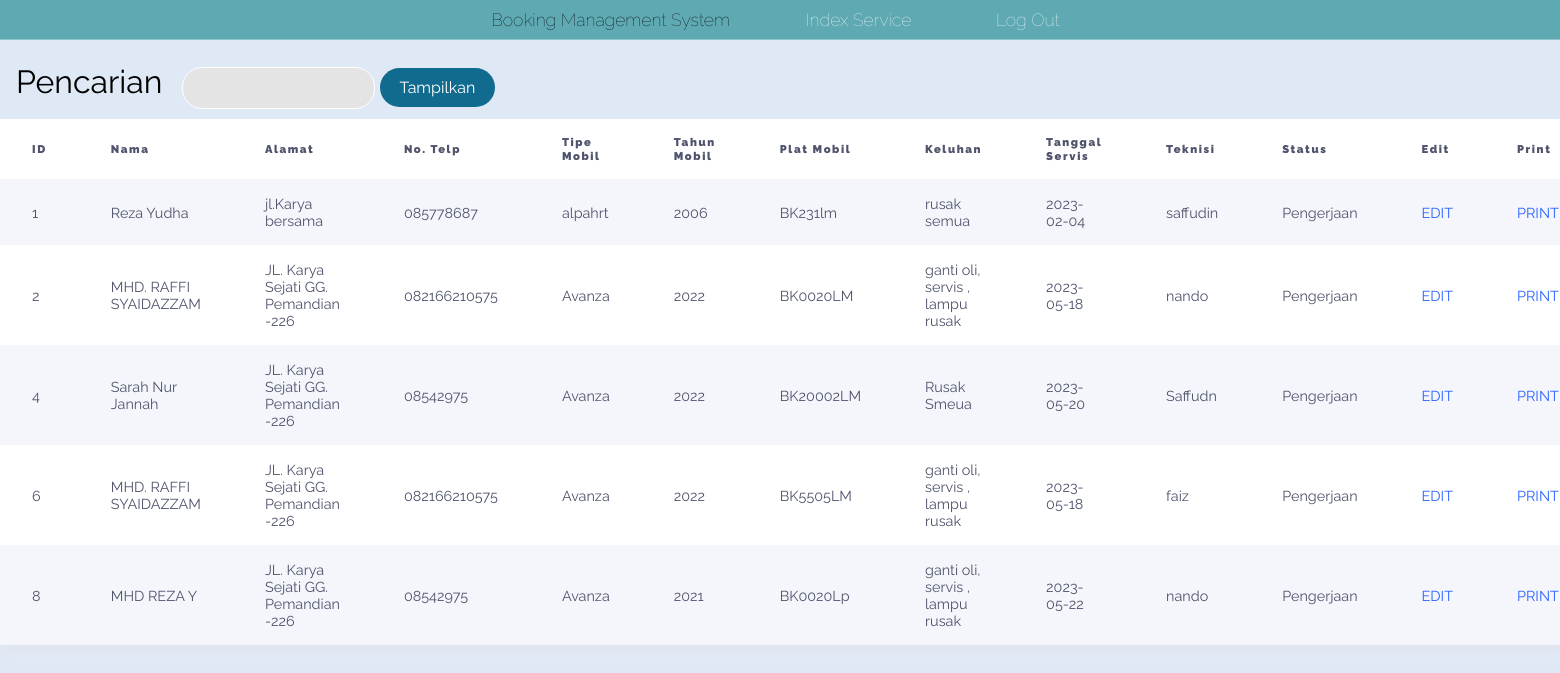
Screenshot of /IndexServisMS.php (signed in) with the database file from the repository.
### tables this page shows
CREATE TABLE `listservis` (
  `Nama` varchar(50) NOT NULL,
  `Alamat` text NOT NULL,
  `Telp` varchar(50) NOT NULL,
  `TanggalService` date NOT NULL,
  `TipeMobil` varchar(50) NOT NULL,
  `TahunMobil` int(11) NOT NULL,
  `PlatMobil` varchar(50) NOT NULL,
  `Keluhan` text NOT NULL,
  `Teknisi` varchar(50) DEFAULT NULL,
  `ID` int(11) NOT NULL,
  `Status` varchar(255) NOT NULL DEFAULT 'Proses'
);

### IndexServisMS.php (the view, shortened to what this page needs)
<?php include("config.php"); ?>
<!DOCTYPE html>
<html>
<head>
		<link rel="stylesheet" href="Style.css">
    </head>
    <body>
	<header class = "main-header">
        <nav class= "nav main-nav">
            <ul><li>Booking Management System</li>
                <li><a href="IndexServisMS.php">Index Service</a></li>
				<li><a href="logout.php">Log Out</a></li>
			</ul>
		</nav>
	</header>
    <body>
	<form class="container" method="GET">
        <span class="teks-normal" >Pencarian </span>
        <input type = "text" onfocus = "this.value=''" name = "pencarian" value = ""/>
        <button class="tombol" type="submit" name="submit">Tampilkan</button>
    </form>
	<div class="body-table">
       <table>
        <tr>
		<th>ID</th>
        <th> Nama</th>
		<th> Alamat</th>
		<th> No. Telp</th>
		<th> Tipe Mobil </th>
		<th> Tahun Mobil</th>
		<th> Plat Mobil</th>
        <th> Keluhan</th>
        <th> Tanggal Servis</th>
        <th> Teknisi</th>
        <th> Status</th>
        <th> Edit</th>
        <th> Print</th>
</tr>
        <?php
				if (isset($_GET['submit'])) {
					$cari=$_GET['pencarian'];
					if (!empty($cari)) {
						$sql = "SELECT * FROM `listservis` WHERE Nama LIKE '%$cari%' OR  Alamat LIKE '%$cari%' OR  Telp LIKE '%$cari%' OR  TanggalService LIKE '%$cari%' OR  TipeMobil LIKE '%$cari%' OR  TahunMobil LIKE '%$cari%' OR  PlatMobil LIKE '%$cari%' OR  Keluhan LIKE '%$cari%' OR Keluhan LIKE '%$cari%'   ";
					}else {
						$sql = "SELECT * FROM `listservis` ORDER by TanggalService DESC";
					}
				}
				else{
						$sql = "SELECT * FROM `listservis`";
				}
				$query = mysqli_query($db, $sql);
				while($data = mysqli_fetch_array($query)){
					echo "<tr>";
					echo "<td>".$data['ID']."</td>";
					 echo "<td>".$data['Nama']."</td>";
					 echo "<td>".$data['Alamat']."</td>";
					 echo "<td>".$data['Telp']."</td>";
					 echo "<td>".$data['TipeMobil']."</td>";
					 echo "<td>".$data['TahunMobil']."</td>";
					 echo "<td>".$data['PlatMobil']."</td>";
                     echo "<td>".$data['Keluhan']."</td>";
					 echo "<td>".$data['TanggalService']."</td>";
					 echo "<td>".$data['Teknisi']."</td>";
					 echo "<td>".$data['Status']."</td>";
					 echo "<td><a href=BookingEditMS.php?id=".$data['ID'].">EDIT</td>";
					 echo "<td><a href=invoiceMS.php?id=".$data['ID'].">PRINT</td>";
					 }
					 ?>
			</table>
					</div>
					</body>
					</html>

### Style.css (style rules this page uses)
* { margin:0; padding: 0; font-family: Raleway; box-sizing: border-box; }
body { background-color: #dfe9f5; }
form input { width:fit-content ; outline: none; border:1px solid #fff; margin-bottom: 1.2rem; padding: 12px 20px; margin-bottom: 10px; border-radius: 20px; background: #e4e4e4; text-align: left; }
.tombol { font-size: 1rem; margin-top: 1.8rem; padding:10px 20px; border-radius: 20px; outline:none; border: none; width:fit-content; color: #fff; background-color: rgb(17, 107, 143); cursor: pointer; }
.nav ul { margin: 0; }
.nav li { display: inline-block; }
.nav a { display: inline-block; padding: .5em; color: white; text-decoration: none; }
.main-nav { text-align: center; font-size: 1.1em; font-weight: lighter; border-bottom: 1px solid rgba(255, 255, 255, .3) }
.main-nav li { padding: 0 2%; }
.main-header { background-color :#5ea9b2; background-repeat : no-repeat; background-size : contain; background-position:center; }
.teks-normal { padding: 1rem; font-size: 2rem; display: inline-flex; }
.body-table { height:fit-content; width:fit-content ; display: grid; justify-content: center; align-items: center; color: #4f546c; font-size: 0.9rem; background-color: #f9fbff; }
table { border-collapse: collapse; box-shadow: 0 5px 10px #e1e5ee; background-color: white; text-align: left; overflow: hidden; }
th { padding: 1rem 2rem; letter-spacing: 0.1rem; font-size: 0.7rem; font-weight: 900; }
td { padding: 1rem 2rem; }
a { text-decoration: none; color: #2962ff; }
tr:nth-child(even) { background-color: #f4f6fb; }

### rows the page displays
listservis: ID "1", Nama "Reza Yudha", Alamat "jl.Karya bersama", Telp "085778687", TipeMobil "alpahrt", TahunMobil "2006", PlatMobil "BK231lm", Keluhan "rusak semua", TanggalService "2023-02-04", Teknisi "saffudin", Status "Pengerjaan"
listservis: ID "2", Nama "MHD. RAFFI SYAIDAZZAM", Alamat "JL. Karya Sejati GG. Pemandian -226", Telp "082166210575", TipeMobil "Avanza", TahunMobil "2022", PlatMobil "BK0020LM", Keluhan "ganti oli, servis , lampu rusak", TanggalService "2023-05-18", Teknisi "nando", Status "Pengerjaan"
listservis: ID "4", Nama "Sarah Nur Jannah", Alamat "JL. Karya Sejati GG. Pemandian -226", Telp "08542975", TipeMobil "Avanza", TahunMobil "2022", PlatMobil "BK20002LM", Keluhan "Rusak Smeua", TanggalService "2023-05-20", Teknisi "Saffudn", Status "Pengerjaan"
listservis: ID "6", Nama "MHD. RAFFI SYAIDAZZAM", Alamat "JL. Karya Sejati GG. Pemandian -226", Telp "082166210575", TipeMobil "Avanza", TahunMobil "2022", PlatMobil "BK5505LM", Keluhan "ganti oli, servis , lampu rusak", TanggalService "2023-05-18", Teknisi "faiz", Status "Pengerjaan"
listservis: ID "8", Nama "MHD REZA Y", Alamat "JL. Karya Sejati GG. Pemandian -226", Telp "08542975", TipeMobil "Avanza", TahunMobil "2021", PlatMobil "BK0020Lp", Keluhan "ganti oli, servis , lampu rusak", TanggalService "2023-05-22", Teknisi "nando", Status "Pengerjaan"
